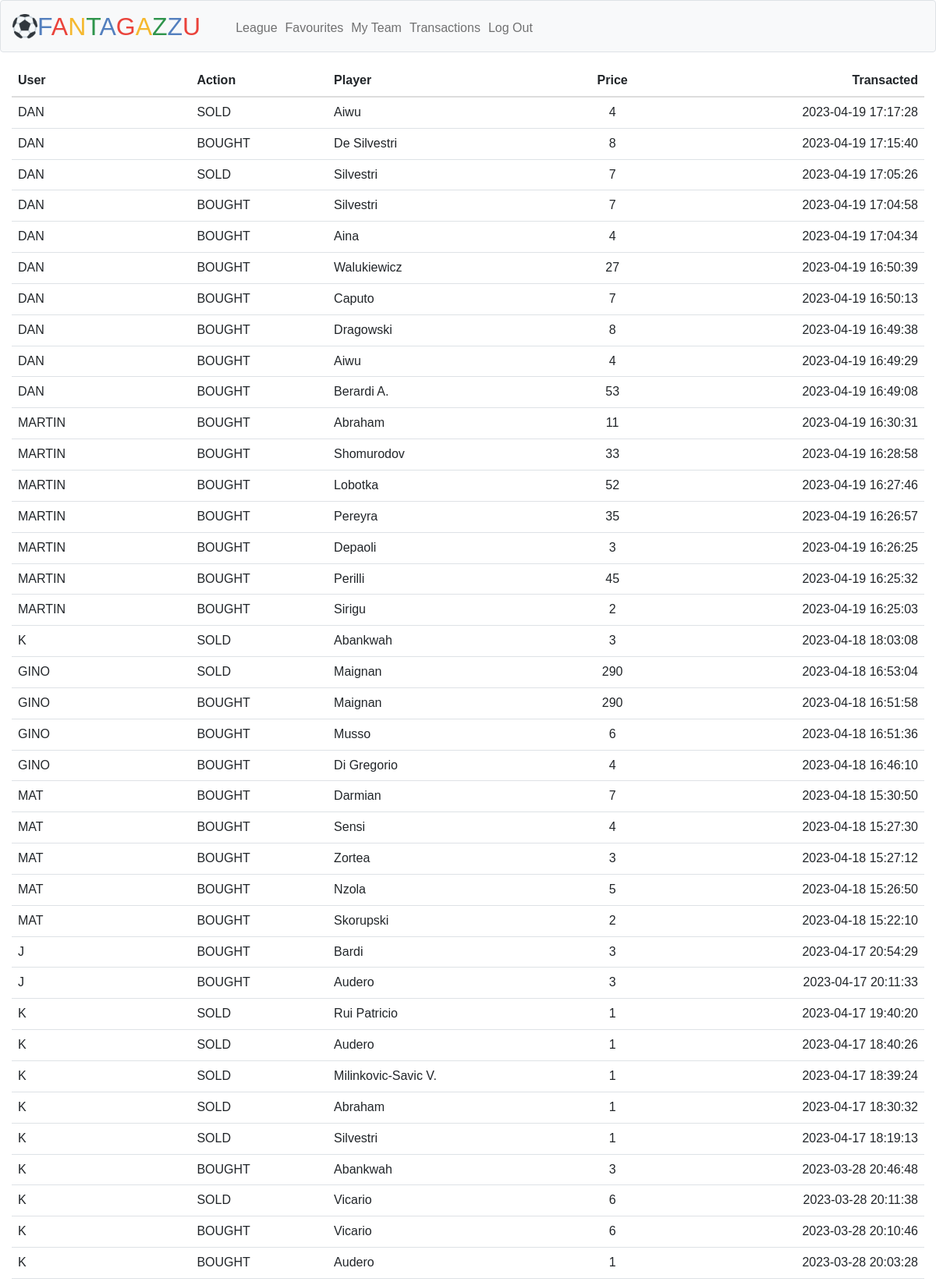
Screenshot of /Transactions (signed in, upper part) with the database file from the repository.
### tables this page shows
CREATE TABLE 'trans' ('user' TEXT, 'player' TEXT, 'action' TEXT, 'tist'  DATETIME NOT NULL DEFAULT CURRENT_TIMESTAMP  , 'price' INTEGER);

### app.py (the view)
@app.route("/Transactions")
@login_required
def history():
    trans = db.execute("SELECT * FROM trans ORDER BY tist DESC")
    for tran in trans:
        tist = datetime.strptime(tran["tist"], "%Y-%m-%d %H:%M:%S")
        tist += timedelta(hours=2)
        tran["tist"] = tist.strftime("%Y-%m-%d %H:%M:%S")
    return render_template("transactions.html", trans=trans)

### app.py (called while the page is built)
@app.after_request
def after_request(response):
    response.headers["Cache-Control"] = "no-cache, no-store, must-revalidate"
    response.headers["Expires"] = 0
    response.headers["Pragma"] = "no-cache"
    return response

def login_required(f):
    @wraps(f)
    def decorated_function(*args, **kwargs):
        if session.get("user_id") is None:
            return redirect("/Login")
        return f(*args, **kwargs)
    return decorated_function

### templates/transactions.html (shortened to what this page needs)
{% extends "index.html" %}
{% block main %}
<table class="table">
    <thead>
        <tr>
            <th class="text-start">User</th>
            <th class="text-start">Action</th>
            <th class="text-start">Player</th>
            <th class="text-center">Price</th>
            <th class="text-end">Transacted</th>
        </tr>
    </thead>
    <tbody>
        {% for tran in trans %}
            <tr>
                <td class="text-start">{{ tran.user }}</td>
                <td class="text-start">{{ tran.action }}</td>
                <td class="text-start">{{ tran.player }}</td>
                <td class="text-center">{{ tran.price }}</td>
                <td class="text-end">{{ tran.tist }}</td>
            </tr>
        {% endfor %}
    </tbody>
</table>
{% endblock %}

### static/styles.css (style rules this page uses)
* { box-sizing: border-box; }
body { font: 16px Arial; }

### rows the page displays
trans: user "DAN", action "SOLD", player "Aiwu", price "4", tist "2023-04-19 17:17:28"
trans: user "DAN", action "BOUGHT", player "De Silvestri", price "8", tist "2023-04-19 17:15:40"
trans: user "DAN", action "SOLD", player "Silvestri", price "7", tist "2023-04-19 17:05:26"
trans: user "DAN", action "BOUGHT", player "Silvestri", price "7", tist "2023-04-19 17:04:58"
trans: user "DAN", action "BOUGHT", player "Aina", price "4", tist "2023-04-19 17:04:34"
trans: user "DAN", action "BOUGHT", player "Walukiewicz", price "27", tist "2023-04-19 16:50:39"
trans: user "DAN", action "BOUGHT", player "Caputo", price "7", tist "2023-04-19 16:50:13"
trans: user "DAN", action "BOUGHT", player "Dragowski", price "8", tist "2023-04-19 16:49:38"
trans: user "DAN", action "BOUGHT", player "Aiwu", price "4", tist "2023-04-19 16:49:29"
trans: user "DAN", action "BOUGHT", player "Berardi A.", price "53", tist "2023-04-19 16:49:08"
trans: user "MARTIN", action "BOUGHT", player "Abraham", price "11", tist "2023-04-19 16:30:31"
trans: user "MARTIN", action "BOUGHT", player "Shomurodov", price "33", tist "2023-04-19 16:28:58"
trans: user "MARTIN", action "BOUGHT", player "Lobotka", price "52", tist "2023-04-19 16:27:46"
trans: user "MARTIN", action "BOUGHT", player "Pereyra", price "35", tist "2023-04-19 16:26:57"
trans: user "MARTIN", action "BOUGHT", player "Depaoli", price "3", tist "2023-04-19 16:26:25"
trans: user "MARTIN", action "BOUGHT", player "Perilli", price "45", tist "2023-04-19 16:25:32"
trans: user "MARTIN", action "BOUGHT", player "Sirigu", price "2", tist "2023-04-19 16:25:03"
trans: user "K", action "SOLD", player "Abankwah", price "3", tist "2023-04-18 18:03:08"
trans: user "GINO", action "SOLD", player "Maignan", price "290", tist "2023-04-18 16:53:04"
trans: user "GINO", action "BOUGHT", player "Maignan", price "290", tist "2023-04-18 16:51:58"
trans: user "GINO", action "BOUGHT", player "Musso", price "6", tist "2023-04-18 16:51:36"
trans: user "GINO", action "BOUGHT", player "Di Gregorio", price "4", tist "2023-04-18 16:46:10"
trans: user "MAT", action "BOUGHT", player "Darmian", price "7", tist "2023-04-18 15:30:50"
trans: user "MAT", action "BOUGHT", player "Sensi", price "4", tist "2023-04-18 15:27:30"
trans: user "MAT", action "BOUGHT", player "Zortea", price "3", tist "2023-04-18 15:27:12"
trans: user "MAT", action "BOUGHT", player "Nzola", price "5", tist "2023-04-18 15:26:50"
trans: user "MAT", action "BOUGHT", player "Skorupski", price "2", tist "2023-04-18 15:22:10"
trans: user "J", action "BOUGHT", player "Bardi", price "3", tist "2023-04-17 20:54:29"
trans: user "J", action "BOUGHT", player "Audero", price "3", tist "2023-04-17 20:11:33"
trans: user "K", action "SOLD", player "Rui Patricio", price "1", tist "2023-04-17 19:40:20"
trans: user "K", action "SOLD", player "Audero", price "1", tist "2023-04-17 18:40:26"
trans: user "K", action "SOLD", player "Milinkovic-Savic V.", price "1", tist "2023-04-17 18:39:24"
trans: user "K", action "SOLD", player "Abraham", price "1", tist "2023-04-17 18:30:32"
trans: user "K", action "SOLD", player "Silvestri", price "1", tist "2023-04-17 18:19:13"
trans: user "K", action "BOUGHT", player "Abankwah", price "3", tist "2023-03-28 20:46:48"
trans: user "K", action "SOLD", player "Vicario", price "6", tist "2023-03-28 20:11:38"
trans: user "K", action "BOUGHT", player "Vicario", price "6", tist "2023-03-28 20:10:46"
trans: user "K", action "BOUGHT", player "Audero", price "1", tist "2023-03-28 20:03:28"
